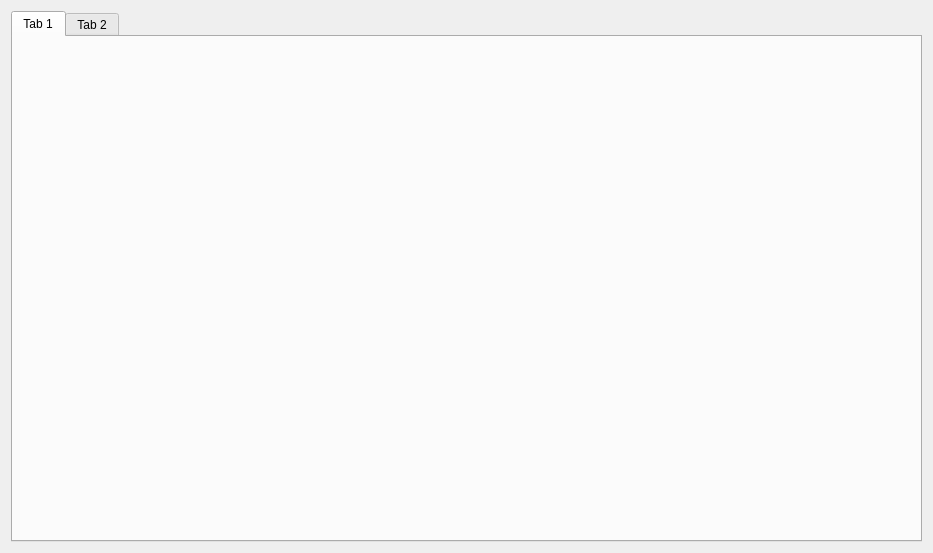
<?xml version="1.0" encoding="UTF-8"?>
<ui version="4.0">
 <class>PackageManager</class>
 <widget class="QWidget" name="PackageManager">
  <property name="geometry">
   <rect>
    <x>0</x>
    <y>0</y>
    <width>933</width>
    <height>553</height>
   </rect>
  </property>
  <property name="windowTitle">
   <string>Form</string>
  </property>
  <layout class="QHBoxLayout" name="horizontalLayout">
   <item>
    <widget class="QTabWidget" name="surfaceManager">
     <widget class="QWidget" name="tab">
      <attribute name="title">
       <string>Tab 1</string>
      </attribute>
     </widget>
     <widget class="QWidget" name="tab_2">
      <attribute name="title">
       <string>Tab 2</string>
      </attribute>
     </widget>
    </widget>
   </item>
  </layout>
 </widget>
 <resources/>
 <connections/>
</ui>
